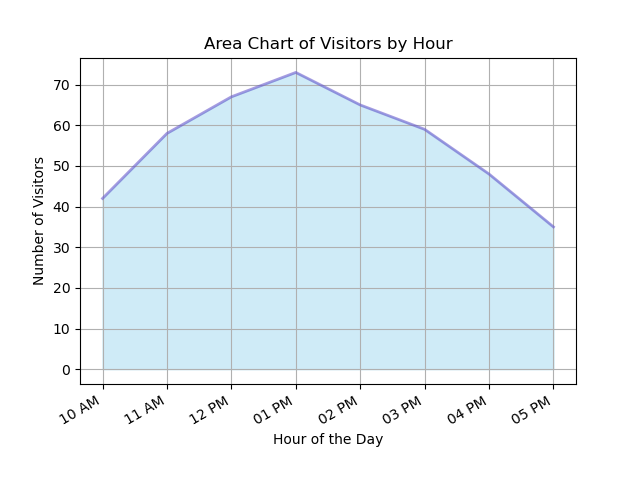

This figure's Python source:

import matplotlib.pyplot as plt
import matplotlib.dates as mdates
from datetime import datetime

# Data preparation
data = [
    {'Hour': '10 AM', 'Visitors': 42}, 
    {'Hour': '11 AM', 'Visitors': 58}, 
    {'Hour': '12 PM', 'Visitors': 67},
    {'Hour': '1 PM', 'Visitors': 73}, 
    {'Hour': '2 PM', 'Visitors': 65}, 
    {'Hour': '3 PM', 'Visitors': 59},
    {'Hour': '4 PM', 'Visitors': 48}, 
    {'Hour': '5 PM', 'Visitors': 35}
]

# Convert hour strings to datetime objects for better handling in the plot
hours = [datetime.strptime(entry['Hour'], '%I %p') for entry in data]
visitors = [entry['Visitors'] for entry in data]

# Create figure and plot
fig, ax = plt.subplots()

# Plotting the area chart
plt.fill_between(hours, visitors, color='skyblue', alpha=0.4)
plt.plot(hours, visitors, color='Slateblue', alpha=0.6, linewidth=2)

# Beautify the x-labels (Date formatting)
plt.gca().xaxis.set_major_formatter(mdates.DateFormatter('%I %p'))
plt.gca().xaxis.set_major_locator(mdates.HourLocator())

# Setting the labels and title
plt.xlabel('Hour of the Day')
plt.ylabel('Number of Visitors')
plt.title('Area Chart of Visitors by Hour')

# Rotate date labels for better readability
plt.gcf().autofmt_xdate()

# Show a grid
plt.grid(True)

# Show the plot
plt.show()
